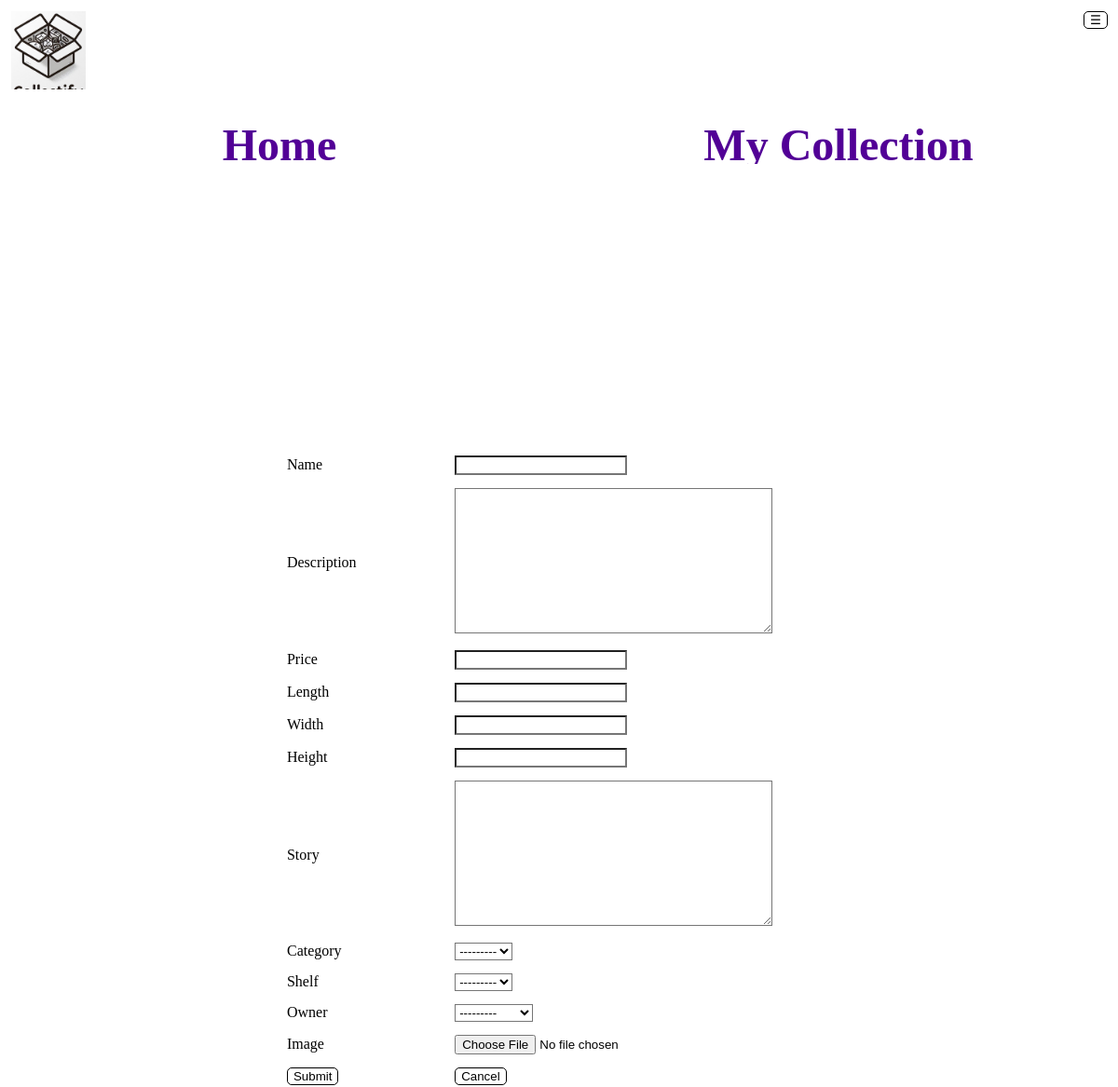
/addproduct/ (signed in), run on an earlier commit of the app's database.
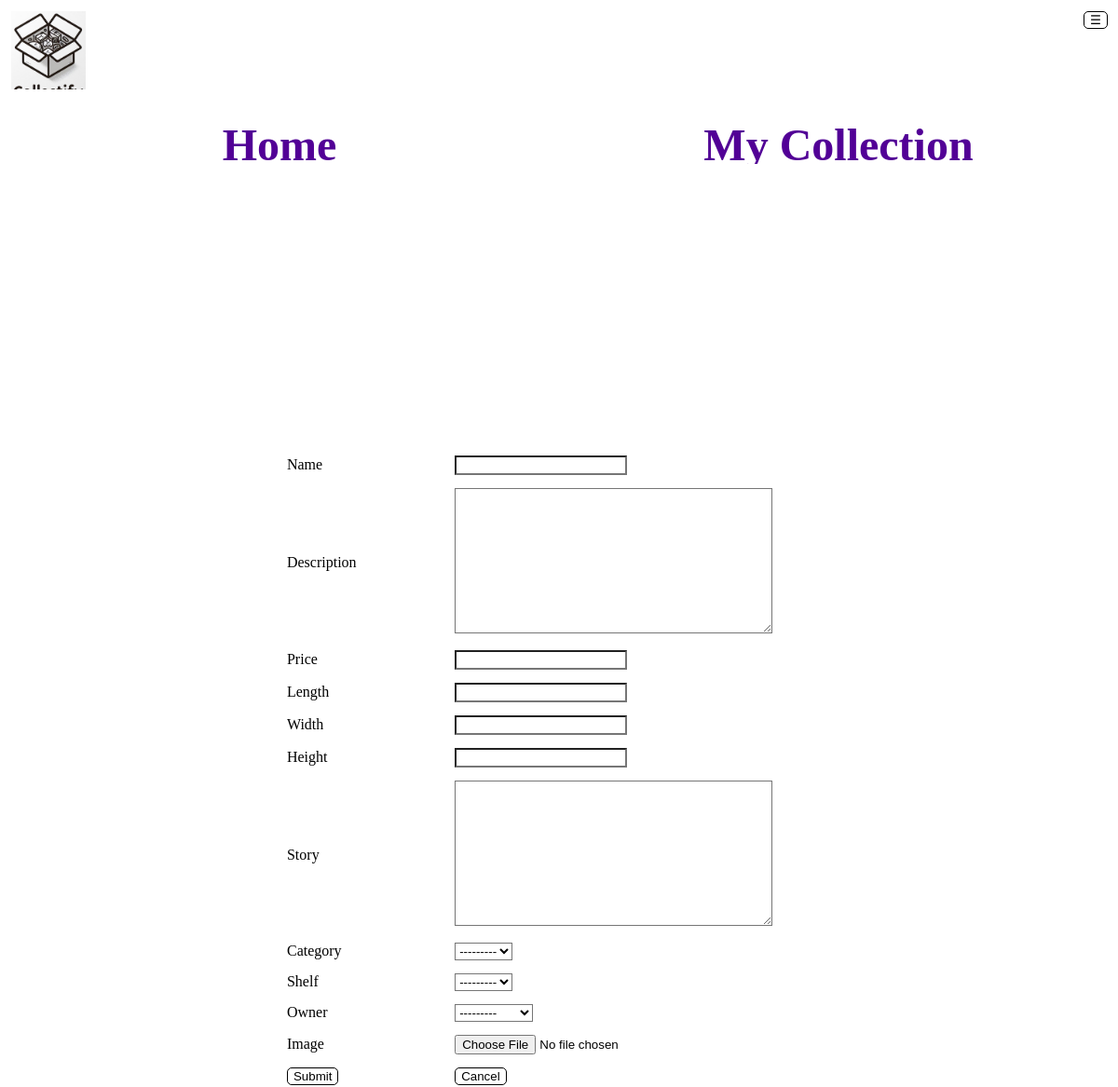
And on a later commit of the database.
### collectionmanager/models.py (models this page shows)
class Regale(models.Model):
    name = models.CharField(max_length=50)
    anz_Fächer = models.IntegerField()
    bes_Fächer = models.IntegerField()
    location = models.CharField(max_length=200)
    def __str__(self):
        return self.name

### collectionmanager/views.py (the view)
# urls.py: path('addproduct/', add_product),
def add_product(request):
    if not request.user.is_authenticated:
        return redirect('http://127.0.0.1:8000/login')  # Verwenden Sie den Namen der URL für die Umleitung
    if request.method == 'POST':
        form = WareForm(request.POST, request.FILES)
        if form.is_valid():
            ware = form.save(commit=False)
            ware.Eigentümer = request.user
            ware.save()
            return redirect('http://127.0.0.1:8000/mycollection')  # Umleiten nach dem Speichern
        else:
            print('Productname is allready used. Please chose an other one!')
    else:
        form = WareForm()
    return render(request, 'add_product.html', {'form': form})

### collectionmanager/forms.py
class WareForm(forms.ModelForm):
    class Meta:
        model = Waren
        fields = [
            'brand',
            'name',
            'description',
            'price',
            'length',
            'width',
            'height',
            'category',
            'shelf',
            'story',
            'owner',
            'image',
            ]

### collectionmanager/models.py (called while the page is built)
    def __str__(self):
        return self.name

### collectionmanager/templates/add_product.html (shortened to what this page needs)
{% extends "base.html" %}
{% block content %}
        <div class="add_product_div">
            <div class="addproduct">
                <form method="post" enctype="multipart/form-data">
                    <table>
                        <tr>
                            <td class="sign_up_table, tdl">
                            </td>
                            <td>
                            </td>
                        </tr>
                        <tr>
                            <td class="sign_up_table, tdl">
                                {{form.name.label}}
                            </td>
                            <td>
                                {{form.name}}
                            </td>
                        </tr>
                        <tr>
                            <td class="sign_up_table, tdl">
                                {{form.description.label}}
                            </td>
                            <td>
                                {{form.description}}
                            </td>
                        </tr>
                        <tr>
                            <td class="sign_up_table, tdl">
                                {{form.price.label}}
                            </td>
                            <td>
                                {{form.price}}
                            </td>
                        </tr>
                        <tr>
                            <td class="sign_up_table, tdl">
                                {{form.length.label}}
                            </td>
                            <td>
                                {{form.length}}
                            </td>
                        </tr>
                        <tr>
                            <td class="sign_up_table, tdl">
                                {{form.width.label}}
                            </td>
                            <td>
                                {{form.width}}
                            </td>
                        </tr>
                        <tr>
                            <td class="sign_up_table, tdl">
                                {{form.height.label}}
                            </td>
                            <td class="tdr">
                                {{form.height}}
                            </td>
                        </tr>
                        <tr>
                            <td class="sign_up_table, tdl">
                                {{form.story.label}}
                            </td>
                            <td class="tdr">
                                {{form.story}}
                            </td>
                        </tr>
                        <tr>
                            <td class="sign_up_table, tdl">
                                {{form.category.label}}
                            </td>
                            <td class="tdr">
                                {{form.category}}
                            </td>
                        </tr>
                        <tr>
                            <td class="sign_up_table, tdl">
                                {{form.shelf.label}}
                            </td>
                            <td class="tdr">
                                {{form.shelf}}
                            </td>
                        </tr>
                        <tr>
                            <td class="sign_up_table, tdl">
                                {{form.owner.label}}
                            </td>
                            <td class="tdr">
                                {{form.owner}}
                            </td>
                        </tr>
                        <tr>
                            <td class="sign_up_table, tdl">
                                {{ form.image.label }}</td>
                            <td>
                                {{ form.image }}
                            </td>
                        </tr>
                        <tr>
                            <td class="sign_up_table, tdl">
                                <button type="submit">Submit</button>
                            </td>
                            <td class="tdr">
                                <button>
                                    <a class="inline_block" href="http://127.0.0.1:8000/mycollection/">
                                        Cancel
                                    </a>
                                </button>
                            </td>
                        </tr>
                    </table>
                </form>
            </div>
        </div>
    </body>
</html>
{% endblock content %}

### collectionmanager/templates/base.html (shortened to what this page needs)
<!DOCTYPE html>
<html lang="en">
    <head>
        {% load static %}
        <link rel="stylesheet" href="{% static 'styles.css' %}" type="text/css">
    </head>
    <body class="container">
        <div class="logo">
            <a href="http://127.0.0.1:8000/home/">
                {% load static %}
                <img src="{% static 'Logo_Collectify.jpg' %}" alt="Collectify Logo" width="80">
            </a>
        </div>
        <div class="menu">
            <div class="menu_burger">
                <button onclick="expand_collapse_menu()" type="submit">☰</button>
            </div>
        </div>
        {% block navigationtitle %}
            <div class="navigationbar">
                <a class="inline_block" href="http://127.0.0.1:8000/home/">
                    <h1 class="navigationtitle, {% block currenttitel_home %}{% endblock currenttitel_home %}">Home</h1>
                </a>
                <a class="inline_block" href="http://127.0.0.1:8000/mycollection/">
                    <h1 class="navigationtitle, {% block currenttitel_mycollection %}{% endblock currenttitel_mycollection %}">My Collection</h1>
                </a>
            </div>
        {% endblock navigationtitle %}
        <div class="content">
            {% block content %}{% endblock content %}

### static/styles.css (style rules this page uses)
* { background-color: rgb(255, 255, 255); color: black; text-decoration: none; }
div { display: grid; }
h1 { display: grid; font-size: 300%; color: rgb(82, 0, 150); }
.logo { grid-area: logo; margin: 2%; }
.navigationbar { border-bottom: 1px solid rgba(0, 0, 0, 0.1); grid-area: navigationbar; display: flex; justify-content: space-around; }
.inline_block { flex: 1; text-align: center; }
button { border: solid black 1px; border-radius: 5px; }
td { padding: 1%; }
.tdl { width: 30%; height: auto; }
.tdr { width: 70%; height: auto; }
.addproduct { display: inline; }
table { width: 100%; }
.add_product_div { position: absolute; top: 40%; left: 25%; width: 50%; }
.container { display: grid; grid-template-areas: 'logo menu' 'navigationbar navigationbar' 'content content'; height: 100vh; width: 100vw; margin: 0; grid-template-rows: 12% 10% auto; grid-template-columns: 50% 50%; }
.menu { grid-area: menu; justify-self: end; align-self: start; margin: 2%; }
.content { grid-area: content; justify-content: center; align-content: center; }
.menu_burger { width: 10px; justify-self: end; margin-right: 15px; margin-bottom: 10px; }

What changed in the data, as far as the page shows it:
removed Regale: name.label "Name"
Also different on the page:
text now shown: "Name"
